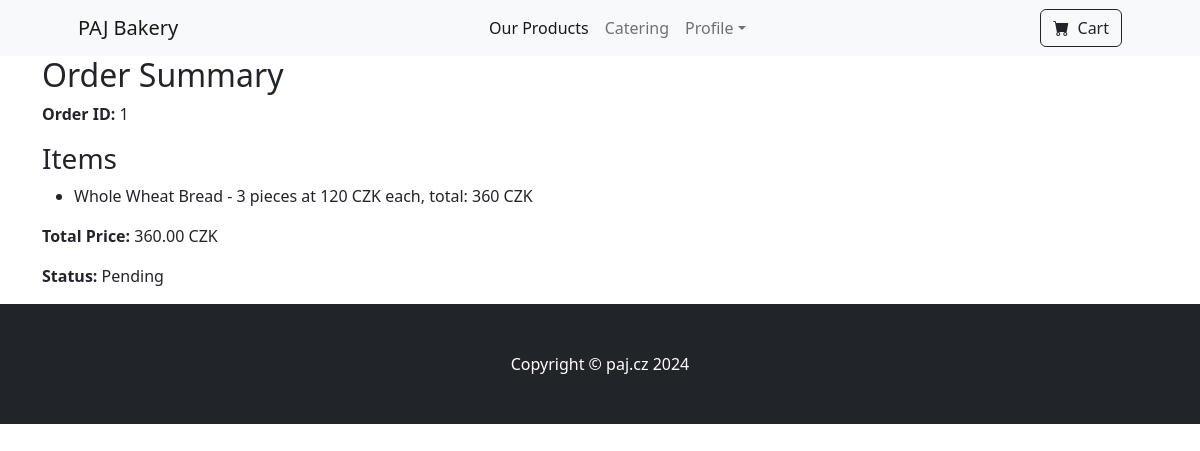
The page /order/summary/1/ (signed in) on the database its author committed.
### viewer/models.py (models this page shows)
class Order(models.Model):
    PENDING = 'Pending'
    PROCESSING = 'Processing'
    SHIPPED = 'Shipped'
    DELIVERED = 'Delivered'
    CANCELLED = 'Cancelled'
    STATUS_CHOICES = [
        (PENDING, 'Pending'),
        (PROCESSING, 'Processing'),
        (SHIPPED, 'Shipped'),
        (DELIVERED, 'Delivered'),
        (CANCELLED, 'Cancelled'),
    ]
    user = models.ForeignKey(User, on_delete=models.CASCADE, default=1)
    items = models.JSONField(default=dict)
    total_price = models.DecimalField(max_digits=10, decimal_places=2, default=0)
    created_at = models.DateTimeField(default=timezone.now)
    status = models.CharField(max_length=50, choices=STATUS_CHOICES, default=PENDING)

class Product(models.Model):
    title = models.CharField(max_length=255)
    description = models.TextField()
    thumbnail = models.ImageField(upload_to='products/', null=True, blank=True)
    category = models.ForeignKey(Categorie, on_delete=models.CASCADE)
    price = models.DecimalField(max_digits=10, decimal_places=0)
    allergens = models.ManyToManyField(Allergen)

### viewer/views.py (the view)
# urls.py: path('order/summary/<pk>/', OrderSummaryView.as_view(), name='order_summary'),
class OrderSummaryView(LoginRequiredMixin, DetailView):
    model = Order
    template_name = 'order_summary.html'
    context_object_name = 'order'
    def get_context_data(self, **kwargs):
        context = super().get_context_data(**kwargs)
        order = self.get_object()
        items = order.items
        products = Product.objects.filter(id__in=items.keys())
        order_items = []
        for product in products:
            quantity = items.get(str(product.id), 0)
            order_items.append({
                'product': product,
                'quantity': quantity,
                'total_price': product.price * quantity
            })
        context['order_items'] = order_items
        return context

### viewer/Templates/order_summary.html
{% extends 'base.html' %}
{% block content %}
<div class="container">
    <h2>Order Summary</h2>
    <p><strong>Order ID:</strong> {{ order.id }}</p>
    <h3>Items</h3>
    <ul>
        {% for item in order_items %}
            <li>{{ item.product.title }} - {{ item.quantity }} pieces at {{ item.product.price }} CZK each, total: {{ item.total_price }} CZK</li>
        {% endfor %}
    </ul>
    <p><strong>Total Price:</strong> {{ order.total_price }} CZK</p>
    <p><strong>Status:</strong> {{ order.status }}</p>
</div>
{% endblock %}

### rows shown on the page
Order: id "1", total_price "360.00", status "Pending"
Product: product "Whole Wheat Bread", quantity "3", product.price "120", total_price "360"
